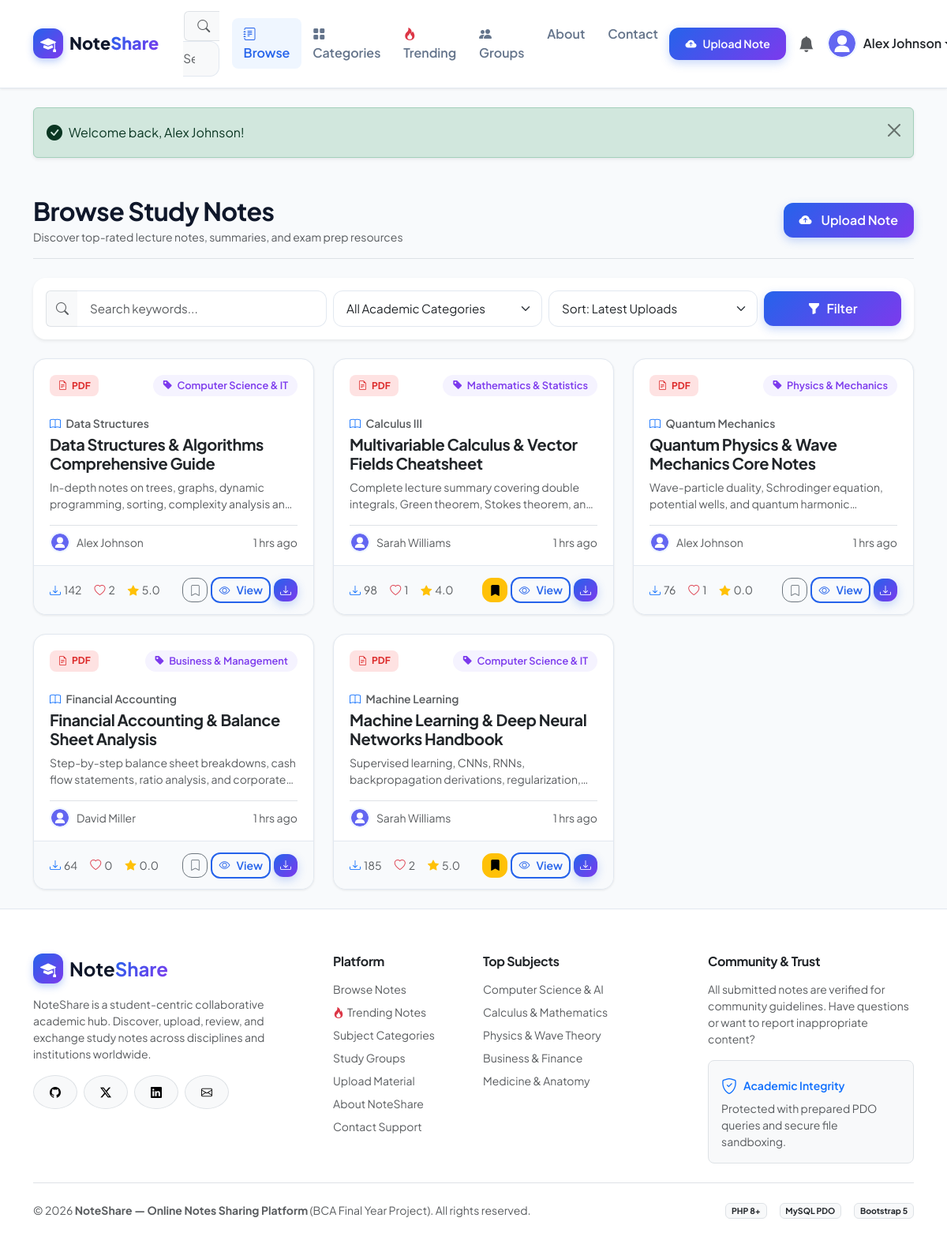
Page /online-notes-sharing/notes.php (signed in) on the committed database.
### tables this page shows
CREATE TABLE IF NOT EXISTS `users` (
    `id` INT AUTO_INCREMENT PRIMARY KEY,
    `name` VARCHAR(100) NOT NULL,
    `email` VARCHAR(150) NOT NULL UNIQUE,
    `password` VARCHAR(255) NOT NULL,
    `profile_image` VARCHAR(255) DEFAULT 'default_avatar.png',
    `bio` TEXT DEFAULT NULL,
    `role` ENUM('user', 'admin') DEFAULT 'user',
    `status` ENUM('active', 'blocked') DEFAULT 'active',
    `created_at` TIMESTAMP DEFAULT CURRENT_TIMESTAMP,
    INDEX `idx_users_email` (`email`),
    INDEX `idx_users_role` (`role`),
    INDEX `idx_users_status` (`status`)
);

CREATE TABLE IF NOT EXISTS `notes` (
    `id` INT AUTO_INCREMENT PRIMARY KEY,
    `user_id` INT NOT NULL,
    `category_id` INT NOT NULL,
    `title` VARCHAR(255) NOT NULL,
    `description` TEXT,
    `subject` VARCHAR(150) NOT NULL,
    `keywords` VARCHAR(255) DEFAULT '',
    `file_name` VARCHAR(255) NOT NULL,
    `file_path` VARCHAR(255) NOT NULL,
    `file_type` VARCHAR(50) NOT NULL,
    `file_size` INT NOT NULL DEFAULT 0,
    `downloads` INT NOT NULL DEFAULT 0,
    `views` INT NOT NULL DEFAULT 0,
    `status` ENUM('approved', 'pending', 'rejected') DEFAULT 'approved',
    `created_at` TIMESTAMP DEFAULT CURRENT_TIMESTAMP,
    `updated_at` TIMESTAMP DEFAULT CURRENT_TIMESTAMP ON UPDATE CURRENT_TIMESTAMP,
    FOREIGN KEY (`user_id`) REFERENCES `users`(`id`) ON DELETE CASCADE,
    FOREIGN KEY (`category_id`) REFERENCES `categories`(`id`) ON DELETE CASCADE,
    INDEX `idx_notes_user` (`user_id`),
    INDEX `idx_notes_category` (`category_id`),
    INDEX `idx_notes_subject` (`subject`),
    INDEX `idx_notes_status` (`status`),
    INDEX `idx_notes_downloads` (`downloads`),
    INDEX `idx_notes_views` (`views`),
    INDEX `idx_notes_created` (`created_at`)
);

CREATE TABLE IF NOT EXISTS `categories` (
    `id` INT AUTO_INCREMENT PRIMARY KEY,
    `name` VARCHAR(100) NOT NULL UNIQUE,
    `description` TEXT,
    `icon` VARCHAR(50) DEFAULT 'bi-folder',
    `created_at` TIMESTAMP DEFAULT CURRENT_TIMESTAMP,
    INDEX `idx_categories_name` (`name`)
);

### online-notes-sharing/notes.php (the view, shortened to what this page needs)
<?php
require_once __DIR__ . '/includes/auth.php';
$current_user_id = (int)$_SESSION['user_id'];
$sort = $_GET['sort'] ?? 'latest';
$search_query = trim($_GET['q'] ?? '');
$sql_conditions = ["n.status = 'approved'"];
$params = [':uid1' => $current_user_id, ':uid2' => $current_user_id];
$where_clause = implode(' AND ', $sql_conditions);
$order_by = match ($sort) {
    'downloads' => 'n.downloads DESC, n.created_at DESC',
    'likes'     => 'likes_count DESC, n.created_at DESC',
    'rating'    => 'avg_rating DESC, ratings_count DESC',
    default     => 'n.created_at DESC'
};
$notes = [];
try {
    $sql = "SELECT
                n.id, n.title, n.subject, n.description, n.file_name, n.file_path, n.file_type, n.file_size,
                n.downloads, n.views, n.status, n.created_at,
                u.id AS author_id, u.name AS author_name, u.profile_image AS author_image,
                c.id AS category_id, c.name AS category_name,
                COUNT(DISTINCT l.id) AS likes_count,
                COALESCE(AVG(r.rating), 0) AS avg_rating,
                COUNT(DISTINCT r.id) AS ratings_count,
                (SELECT COUNT(*) FROM saved_notes sn WHERE sn.note_id = n.id AND sn.user_id = :uid1) AS is_saved,
                (SELECT COUNT(*) FROM likes lk WHERE lk.note_id = n.id AND lk.user_id = :uid2) AS is_liked
            FROM notes n
            JOIN users u ON n.user_id = u.id
            JOIN categories c ON n.category_id = c.id
            LEFT JOIN likes l ON n.id = l.note_id
            LEFT JOIN ratings r ON n.id = r.note_id
            WHERE {$where_clause}
            GROUP BY n.id
            ORDER BY {$order_by}";
    $stmt = $pdo->prepare($sql);
    $stmt->execute($params);
    $notes = $stmt->fetchAll();
} catch (PDOException $e) {
    error_log("Failed to query notes: " . $e->getMessage());
}
require_once __DIR__ . '/includes/header.php';
?>
<div class="container py-4">
    <div class="d-flex flex-column flex-md-row align-items-md-center justify-content-between gap-3 mb-4 pb-3 border-bottom">
        <div>
            <h2 class="fw-bold mb-1">Browse Study Notes</h2>
            <p class="text-muted small mb-0">Discover top-rated lecture notes, summaries, and exam prep resources</p>
        </div>
        <div>
            <a href="upload_note.php" class="btn btn-primary">
                <i class="bi bi-cloud-arrow-up-fill me-1"></i> Upload Note
            </a>
        </div>
    </div>
    <div class="card border-0 shadow-sm rounded-4 p-3 mb-4 bg-white">
        <form method="GET" action="notes.php" class="row g-2 align-items-center">
            <div class="col-lg-4 col-md-6">
                <div class="input-group">
                    <span class="input-group-text bg-light text-muted border-end-0"><i class="bi bi-search"></i></span>
                    <input type="text" name="q" class="form-control border-start-0" placeholder="Search keywords..." value="<?= htmlspecialchars($search_query) ?>">
                </div>
            </div>
            <div class="col-lg-3 col-md-6">
                <select name="category" class="form-select" onchange="this.form.submit()">
                    <option value="0">All Academic Categories</option>
                </select>
            </div>
            <div class="col-lg-3 col-md-6">
                <select name="sort" class="form-select" onchange="this.form.submit()">
                    <option value="latest" <?= ($sort === 'latest') ? 'selected' : '' ?>>Sort: Latest Uploads</option>
                </select>
            </div>
            <div class="col-lg-2 col-md-6 d-flex gap-2">
                <button type="submit" class="btn btn-primary w-100">
                    <i class="bi bi-funnel-fill"></i> Filter
                </button>
            </div>
        </form>
    </div>
    <div class="row g-4">
        <?php if (empty($notes)): ?>
            <div class="col-12 py-5 text-center">
                <div class="p-5 bg-white rounded-4 border shadow-sm" style="max-width: 500px; margin: 0 auto;">
                    <i class="bi bi-file-earmark-x text-muted" style="font-size: 3.5rem;"></i>
                    <h4 class="fw-bold mt-3">No Notes Found</h4>
                    <p class="text-muted small">No notes matched your search criteria or filter. Try adjusting your search keywords or browsing other categories.</p>
                    <a href="notes.php" class="btn btn-outline-primary btn-sm">Clear All Filters</a>
                </div>
            </div>
        <?php else: ?>
            <?php foreach ($notes as $n): ?>
                <?php
                    $ext = strtolower(pathinfo($n['file_name'], PATHINFO_EXTENSION));
                    $badge_class = 'file-badge-' . ($ext ?: 'txt');
                ?>
                <div class="col-lg-4 col-md-6">
                    <div class="edu-card">
                        <div class="edu-card-header">
                            <span class="file-badge <?= $badge_class ?>">
                                <i class="bi bi-file-earmark-text"></i> <?= strtoupper($ext) ?>
                            </span>
                            <span class="category-pill">
                                <i class="bi bi-tag-fill"></i> <?= htmlspecialchars($n['category_name']) ?>
                            </span>
                        </div>
                        <div class="edu-card-body">
                            <div class="text-muted small fw-semibold mb-1">
                                <i class="bi bi-book me-1 text-primary"></i> <?= htmlspecialchars($n['subject']) ?>
                            </div>
                            <h5 class="fw-bold mb-2">
                                <a href="note.php?id=<?= $n['id'] ?>" class="text-dark text-decoration-none note-title-link">
                                    <?= htmlspecialchars($n['title']) ?>
                                </a>
                            </h5>
                            <p class="text-muted small mb-3 text-truncate-2" style="display: -webkit-box; -webkit-line-clamp: 2; -webkit-box-orient: vertical; overflow: hidden; height: 42px;">
                                <?= htmlspecialchars($n['description'] ?: 'No description provided.') ?>
                            </p>
                            <div class="d-flex align-items-center justify-content-between pt-2 border-top small text-muted">
                                <div class="d-flex align-items-center gap-2">
                                    <img src="uploads/avatars/default_avatar.svg" class="avatar-img" style="width: 26px; height: 26px;" alt="Author">
                                    <span class="text-truncate" style="max-width: 120px;"><?= htmlspecialchars($n['author_name']) ?></span>
                                </div>
                                <span><?= time_ago($n['created_at']) ?></span>
                            </div>
                        </div>
                        <div class="edu-card-footer">
                            <div class="d-flex align-items-center gap-3 small text-muted">
                                <span title="Total Downloads"><i class="bi bi-download text-primary me-1"></i><?= $n['downloads'] ?></span>
                                <span title="Likes Count"><i class="bi bi-heart text-danger me-1"></i><span class="like-count"><?= $n['likes_count'] ?></span></span>
                                <span title="Rating: <?= number_format($n['avg_rating'], 1) ?> (<?= $n['ratings_count'] ?>)">
                                    <i class="bi bi-star-fill text-warning me-1"></i><?= number_format($n['avg_rating'], 1) ?>
                                </span>
                            </div>
                            <div class="d-flex align-items-center gap-1">
                                <button class="btn btn-sm <?= !empty($n['is_saved']) ? 'btn-warning' : 'btn-outline-secondary' ?> btn-save-note p-1 px-2" data-note-id="<?= $n['id'] ?>" title="Save Note">
                                    <i class="bi <?= !empty($n['is_saved']) ? 'bi-bookmark-fill' : 'bi-bookmark' ?>"></i>
                                </button>
                                <a href="note.php?id=<?= $n['id'] ?>" class="btn btn-sm btn-outline-primary p-1 px-2" title="View Note Details">
                                    <i class="bi bi-eye"></i> View
                                </a>
                                <a href="download.php?id=<?= $n['id'] ?>" class="btn btn-sm btn-primary p-1 px-2" title="Download Document">
                                    <i class="bi bi-download"></i>
                                </a>
                            </div>
                        </div>
                    </div>
                </div>
            <?php endforeach; ?>
        <?php endif; ?>
    </div>
</div>
<?php require_once __DIR__ . '/includes/footer.php'; ?>

### online-notes-sharing/includes/navbar.php (shortened to what this page needs)
<?php
$current_script = basename($_SERVER['PHP_SELF']);
?>
<nav class="navbar navbar-expand-lg navbar-custom">
    <div class="container">
        <a class="navbar-brand" href="index.php">
            <span class="brand-icon"><i class="bi bi-mortarboard-fill"></i></span>
            <span>Note<span class="text-gradient">Share</span></span>
        </a>
        <div class="collapse navbar-collapse" id="navbarMain">
            <form class="d-flex mx-lg-3 my-2 my-lg-0 flex-grow-1" style="max-width: 380px;" action="search.php" method="GET">
                <div class="input-group">
                    <span class="input-group-text bg-light border-end-0 text-muted ps-3">
                        <i class="bi bi-search"></i>
                    </span>
                    <input class="form-control bg-light border-start-0 ps-0" type="search" name="q" placeholder="Search notes by title, subject, or author..." aria-label="Search" value="<?= isset($_GET['q']) ? htmlspecialchars($_GET['q']) : '' ?>">
                </div>
            </form>
            <ul class="navbar-nav me-auto mb-2 mb-lg-0">
                <li class="nav-item">
                    <a class="nav-link <?= $current_script === 'notes.php' ? 'active' : '' ?>" href="notes.php">
                        <i class="bi bi-journal-text me-1"></i> Browse
                    </a>
                </li>
                <li class="nav-item">
                    <a class="nav-link <?= $current_script === 'categories.php' ? 'active' : '' ?>" href="categories.php">
                        <i class="bi bi-grid-fill me-1"></i> Categories
                    </a>
                </li>
                <li class="nav-item">
                    <a class="nav-link <?= $current_script === 'trending.php' ? 'active' : '' ?>" href="trending.php">
                        <i class="bi bi-fire text-danger me-1"></i> Trending
                    </a>
                </li>
                <li class="nav-item">
                    <a class="nav-link <?= in_array($current_script, ['groups.php', 'group.php']) ? 'active' : '' ?>" href="groups.php">
                        <i class="bi bi-people-fill me-1"></i> Groups
                    </a>
                </li>
                <li class="nav-item">
                    <a class="nav-link <?= $current_script === 'about.php' ? 'active' : '' ?>" href="about.php">
                        About
                    </a>
                </li>
                <li class="nav-item">
                    <a class="nav-link <?= $current_script === 'contact.php' ? 'active' : '' ?>" href="contact.php">
                        Contact
                    </a>
                </li>
            </ul>
            <div class="d-flex align-items-center gap-2 mt-2 mt-lg-0">
                <?php if (is_logged_in() && $user): ?>
                    <a href="upload_note.php" class="btn btn-sm btn-primary text-nowrap">
                        <i class="bi bi-cloud-arrow-up-fill"></i> Upload Note
                    </a>
                    <a href="notifications.php" class="btn btn-sm btn-outline-secondary position-relative border-0 rounded-circle p-2" title="Notifications">
                        <i class="bi bi-bell-fill fs-5 text-muted"></i>
                    </a>
                    <div class="dropdown">
                        <a href="#" class="d-flex align-items-center text-decoration-none dropdown-toggle text-dark" id="userDropdown" data-bs-toggle="dropdown" aria-expanded="false">
                            <img src="uploads/avatars/default_avatar.svg" alt="Avatar" class="avatar-img me-2">
                            <span class="fw-semibold d-none d-md-inline"><?= htmlspecialchars($user['name']) ?></span>
                        </a>
                    </div>
                <?php endif; ?>
            </div>
        </div>
    </div>
</nav>

### rows in the picture
users: name "Alex Johnson"
notes: file_name "PDF", category.name "Computer Science & IT", subject "Data Structures", title "Data Structures & Algorithms Comprehensive Guide", description "In-depth notes on trees, graphs, dynamic programming, sorting, complexity analysis…", user.name "Alex Johnson", created_at "1 hrs ago", downloads "142", likes_count "2", avg_rating "5.0"
notes: file_name "PDF", category.name "Mathematics & Statistics", subject "Calculus III", title "Multivariable Calculus & Vector Fields Cheatsheet", description "Complete lecture summary covering double integrals, Green theorem, Stokes theorem,…", user.name "Sarah Williams", created_at "1 hrs ago", downloads "98", likes_count "1", avg_rating "4.0"
notes: file_name "PDF", category.name "Physics & Mechanics", subject "Quantum Mechanics", title "Quantum Physics & Wave Mechanics Core Notes", description "Wave-particle duality, Schrodinger equation, potential wells, and quantum…", user.name "Alex Johnson", created_at "1 hrs ago", downloads "76", likes_count "1", avg_rating "0.0"
notes: file_name "PDF", category.name "Business & Management", subject "Financial Accounting", title "Financial Accounting & Balance Sheet Analysis", description "Step-by-step balance sheet breakdowns, cash flow statements, ratio analysis, and…", user.name "David Miller", created_at "1 hrs ago", downloads "64", likes_count "0", avg_rating "0.0"
notes: file_name "PDF", category.name "Computer Science & IT", subject "Machine Learning", title "Machine Learning & Deep Neural Networks Handbook", description "Supervised learning, CNNs, RNNs, backpropagation derivations,…", user.name "Sarah Williams", created_at "1 hrs ago", downloads "185", likes_count "2", avg_rating "5.0"

### other values in the picture
$msg "Welcome back, Alex Johnson!"
